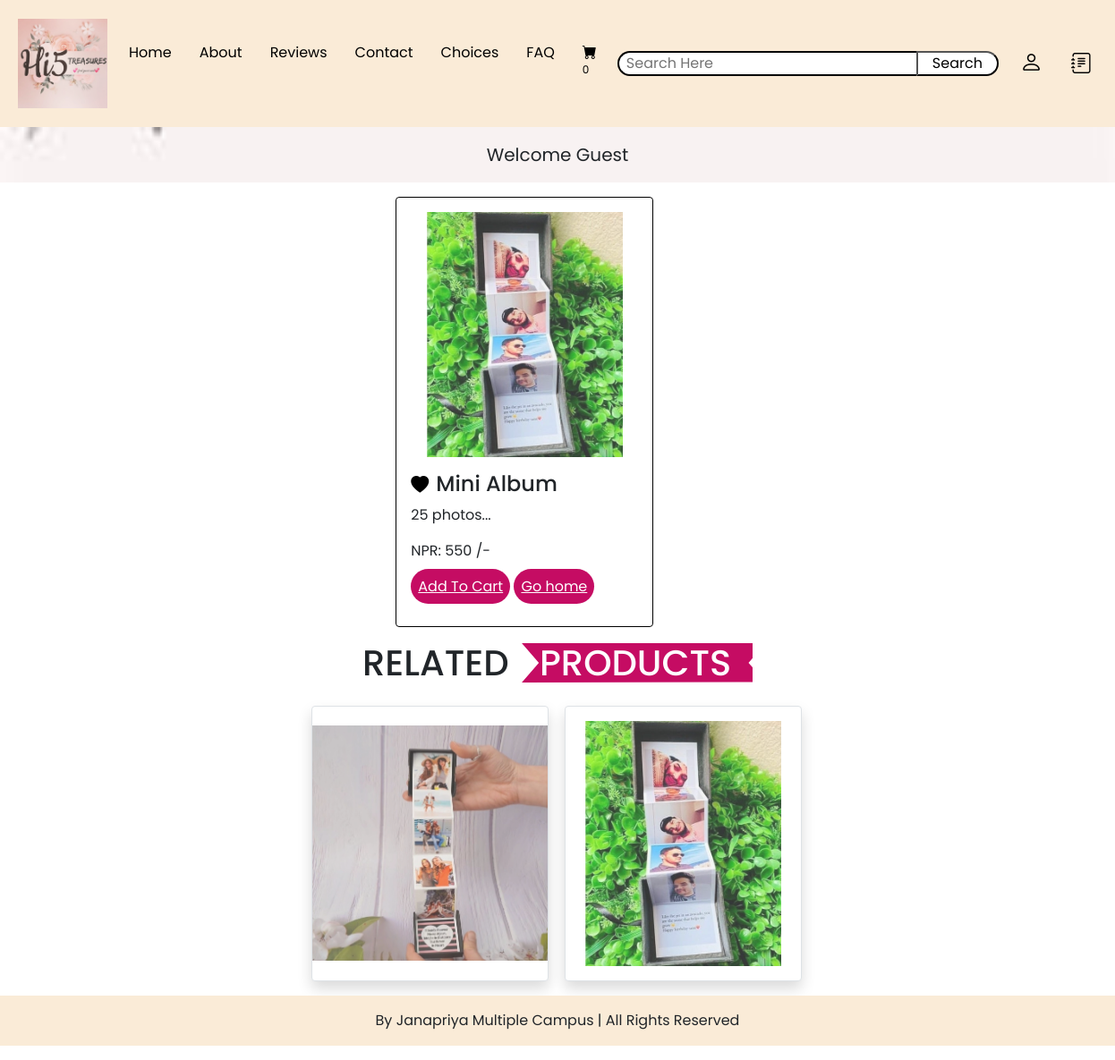
/product_details.php?product_id=11, run on the app's committed database.
### tables this page shows
CREATE TABLE `about_us` (
  `about_id` int(11) NOT NULL,
  `company_name` varchar(255) NOT NULL,
  `company_logo` varchar(255) NOT NULL,
  `about_us` mediumtext NOT NULL,
  `location` varchar(100) NOT NULL,
  `email` varchar(100) NOT NULL,
  `phone` varchar(15) NOT NULL,
  `insta_link` varchar(255) NOT NULL,
  `fb_link` varchar(255) NOT NULL,
  `viber_link` varchar(255) NOT NULL,
  `whatsapp_link` varchar(255) NOT NULL,
  `extra_info` mediumtext NOT NULL,
  `motto` varchar(100) NOT NULL
);

CREATE TABLE `products` (
  `product_id` int(11) NOT NULL,
  `product_title` varchar(100) NOT NULL,
  `product_description` varchar(255) NOT NULL,
  `product_keywords` varchar(255) NOT NULL,
  `category_id` int(11) NOT NULL,
  `product_image1` varchar(255) NOT NULL,
  `product_image2` varchar(255) NOT NULL,
  `product_image3` varchar(255) NOT NULL,
  `product_price` int(11) NOT NULL,
  `date` timestamp NOT NULL DEFAULT current_timestamp() ON UPDATE current_timestamp(),
  `status` varchar(100) NOT NULL
);

### include_aboutus.php (called while the page is built, shortened)
<?php
include('includes/connect.php');
$select_query = mysqli_query($con, "Select * from about_us");
$result = mysqli_fetch_assoc($select_query);
$logo = $result['company_logo'];
?>

### functions/common_functions.php (the view, shortened to what this page needs)
<?php
function view_details()
{
  global $con;
  if (isset($_GET['product_id'])) {
    $product_id1 = $_GET['product_id'];
    $select_query = "Select * from products where product_id=$product_id1 ";
    $result_query = mysqli_query($con, $select_query);
    while ($row = mysqli_fetch_assoc($result_query)) {
      $product_id = $row['product_id'];
      $product_title = $row['product_title'];
      $product_description = $row['product_description'];
      $product_image1 = $row['product_image1'];
      $product_image2 = $row['product_image2'];
      $product_image3 = $row['product_image3'];
      $product_price = $row['product_price'];
      echo "<section class='products' id='productss'>
                        <div class='container'>
                          <div class='row d-flex justify-content-center'>
                            <div id='carouselExampleControls' class='carousel carousel-dark slide' data-bs-ride='carousel'>
                              <div class='carousel-inner'>
                                <div class='carousel-item active'>
                                  <div class='row g-3 d-flex justify-content-center'>
                                  <div class='col-lg-4 col-md-6 col-sm-12'>
                        <div class='cards-wrapper'>
                          <div class='card py-3 mb-3' style='width: 18rem;'>
                            <div class='image-wrapper'>
                              <img src='./admin_area/product_images/$product_image1' alt='$product_title'>
                            </div>
                            <div class='card-body'>
                            <h4 class='card-title'><a href='wishlist.php?product_id=$product_id' class='btn1 ms-0 bi bi-heart-fill fs-5 me-2' title='Like this image'></a>$product_title</h4>
                              <p class='card-text'>$product_description</p>
                              <p class='card-text'>NPR: $product_price /-</p>
                              <a href='home.php?add_to_cart=$product_id' class='mbtn3 p-2 my-1'>Add To Cart</a>
                              <a href='home.php' class='mbtn3 p-2 my-1'>Go home</a>
                            </div>
                          </div>
                        </div>
                      </div>
                      <div class='row'>
                      <h1 class='text-center'>RELATED <span class='px-4'>PRODUCTS</span></h1>
</div>
                      <div class='col-lg-3 col-md-6 col-sm-12'>
                  <div class='cards-wrapper'>
                    <div class='card border shadow py-3 mb-3' style='width: 18rem;'>
                      <div class='image-wrapper'>
                        <img src='./admin_area/product_images/$product_image2' alt='...'>
                      </div>
                    </div>
                  </div>
                </div>
                <div class='col-lg-3 col-md-6 col-sm-12'>
                  <div class='cards-wrapper'>
                    <div class='card border shadow py-3 mb-3' style='width: 18rem;'>
                      <div class='image-wrapper'>
                        <img src='./admin_area/product_images/$product_image3' alt='...'>
                    </div>
                  </div>
                </div>
              </div>
            </div> </div></div></div></div></div></div></section>";
    }
  }
}
function getIPAddress()
{
  if (!empty($_SERVER['HTTP_CLIENT_IP'])) {
    $ip = $_SERVER['HTTP_CLIENT_IP'];
  }
  elseif (!empty($_SERVER['HTTP_X_FORWARDED_FOR'])) {
    $ip = $_SERVER['HTTP_X_FORWARDED_FOR'];
  }
  else {
    $ip = $_SERVER['REMOTE_ADDR'];
  }
  return $ip;
}
function cart_item()
{
    global $con;
    $get_ip_address = getIPAddress();
    $quantity=0;
    if(isset($_SESSION['user_id']))
    {
      $user_id=$_SESSION['user_id'];
    }
    else{
      $user_id=0;
    }
    if(isset($_GET['add_to_cart()'])){
      $product_id=$_GET['add_to_cart'];
      $insert_query=mysqli_query($con,"Insert into cart_details(product_id,quantity,ip_address,user_id) values
      ($product_id,$quantity,'$get_ip_address',$user_id) where product_id=$product_id");
    $select_query = "SELECT * FROM cart_details WHERE ip_address='$get_ip_address'";
    $result_query = mysqli_query($con, $select_query);
    $count_cart_items = mysqli_num_rows($result_query);
    }
    else {
          global $con;
          $get_ip_address = getIPAddress();
          $select_query = "Select * from cart_details where ip_address='$get_ip_address'";
          $result_query = mysqli_query($con, $select_query);
          $count_cart_items = mysqli_num_rows($result_query);
}
echo $count_cart_items;
}
?>

### navbar.php (shortened to what this page needs)
<?php
include('includes/connect.php');
include('functions/common_functions.php');
include('include_aboutus.php');
?>
<!DOCTYPE html>
<html lang="en">
<head>
  <link href="https://cdn.jsdelivr.net/npm/bootstrap@5.0.2/dist/css/bootstrap.min.css" rel="stylesheet">
  <link rel="stylesheet" href="https://cdn.jsdelivr.net/npm/bootstrap-icons@1.11.2/font/bootstrap-icons.min.css">
  <link href="css/style.css" rel="stylesheet">
</head>
<body>
  <nav class="navbar navbar-container navbar-expand-lg bg-body-tertiary">
    <div class="container-fluid m-2">
      <?php
      echo "<a class='navbar-brand' href='home.php'>
      <img src='admin_area/admin_images/$logo' alt='Company Logo' width='100' height='100'></a>";
      ?>
      <div class="collapse navbar-collapse" id="navbarSupportedContent">
        <ul class="navbar-nav me-auto mb-2 mb-lg-0">
          <li class="nav-item">
            <a class="nav-link active" aria-current="page" href="home.php">Home</a>
          </li>
          <li class="nav-item">
            <a class="nav-link" href="aboutus.php">About</a>
          </li>
          <li class="nav-item">
            <a class="nav-link" href="reviews.php">Reviews</a>
          </li>
          <li class="nav-item">
            <a class="nav-link" href="contact.php">Contact</a>
          </li>
          <li class="nav-item">
            <a class="nav-link" href="recommendation.php">Choices</a>
          </li>
          <li class="nav-item">
            <a class="nav-link" href="faq_display.php">FAQ</a>
          </li>
          <li class="nav-item">
            <a class="nav-link" href="cart.php"><i class="bi bi-cart-fill m-0"></i><sup><?php cart_item(); ?></sup></a>
          </li>
        </ul>
        <form class="d-flex" action="search_product.php" method="get">
          <input class="px-2 search" type="search" height="60" placeholder="Search Here" name="search_data">
          <input type="submit" value="Search" class="btn1 px-3 me-2" name="search_data_product">
        </form>
        <?php
        if (!isset($_SESSION['username'])) {
          echo "<a class='nav-link text-dark' href='./users_area/user_login.php'>
        <i class='bi bi-person'></i></a>";
          echo "<a class='nav-link text-dark ' href='./users_area/user_registration.php'>
        <i class='bi bi-journal-text'></i></a>";
        } else {
          echo "<a class='nav-link text-dark' href='./users_area/logout.php'>
        <i class='bi bi-box-arrow-in-right'></i></a>";
          echo "<a class='nav-link text-dark ' href='./users_area/profile.php'>
        <i class='bi bi-person'></i></a>";
        }
        ?>
      </div>
    </div>
  </nav>
  <nav class="navbar-light bg1">
    <div class="container">
      <div class="navbar1">
        <p class="text-center fs-5 p-2">
          <?php
          if (!isset($_SESSION['username'])) {
            echo "<a class='nav-link text-dark' href='#'>Welcome Guest</a>";
          } else {
            echo "<a class='nav-link text-dark' href='users_area/profile.php'>Welcome " . $_SESSION['username'] . "</a>";
          }
          ?>
        </p>
      </div>
    </div>
  </nav>
</body>
</html>

### css/style.css (style rules this page uses)
* { padding: 0; margin: 0; box-sizing: border-box; font-family: 'Poppins', sans-serif; }
.navbar { background-color: antiquewhite; }
.nav-item a { text-decoration: none; color: black; font-weight: 400; text-transform: capitalize; margin-right: 15px; transition: all 0.4s; padding: 10px; }
.search { border: 2px solid black; background-color: white; border-radius: 20px 0px 0px 20px; border-right: none; }
.btn1 { background-color: white; color: black; border-radius: 0px 20px 20px 0px; transition: all 0.4s; }
.bi-person { font-size: 25px; color: black; cursor: pointer; padding-top: 5px; transition: all 0.4s; }
.mbtn3 { height: 50px; width: 45%; outline: none; border: none; padding: 5px; margin: auto; color: white; background: rgb(197, 12, 99); border-radius: 50px; transition: all 0.4s; }
.cards-wrapper { display: flex; }
.products .card { margin-right: 2px; outline: black; border: 1px solid black; width: calc(100%/3); }
.image-wrapper { height: 22vw; margin: 0 auto; display: flex; align-items: center; justify-content: center; }
.image-wrapper img { max-width: 100%; max-height: 100%; }
span { background: rgb(197, 12, 99); color: rgb(254, 253, 255); clip-path: polygon(100% 0%, 93% 50%, 100% 99%, 0% 100%, 7% 50%, 0% 0%); }

### navbar.php (style rules this page uses)
.bi-journal-text { font-size: 23px; color: black; cursor: pointer; transition: all 0.4s; }
.bg1 { background-image: url(images/bg9.jpg); background-size: cover; background-repeat: no-repeat; }

### product_details.php (style rules this page uses)
img { opacity: 0.8; }

### data on the page
about_us: company_logo (picture)
products: product_image1 (picture), product_title "Mini Album", product_description "25 photos...", product_price "550", product_image2 (picture), product_image3 (picture)

### other printed values
$count_cart_items "0"
